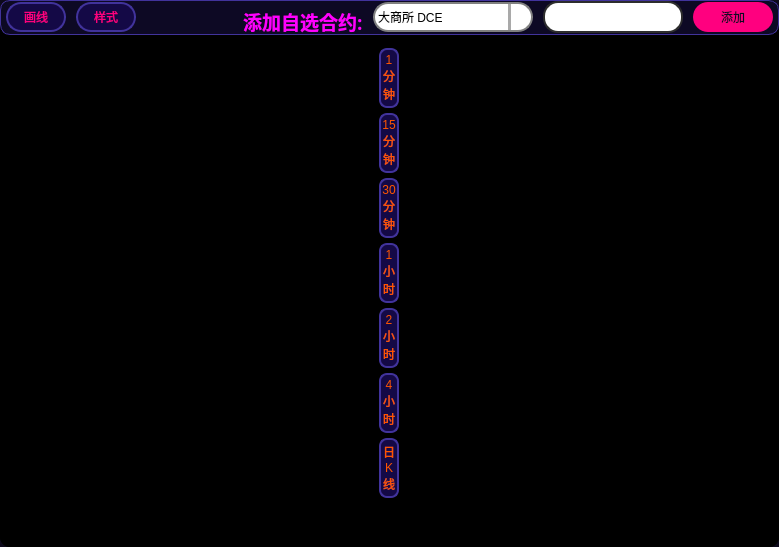
                        <widget class="QFrame" name="frame_24">
                         <property name="styleSheet">
                          <string notr="true">	background-color: rgb(13, 9, 27);
	border-radius: none;
	border: none;
</string>
                         </property>
                         <property name="frameShape">
                          <enum>QFrame::StyledPanel</enum>
                         </property>
                         <property name="frameShadow">
                          <enum>QFrame::Raised</enum>
                         </property>
                         <layout class="QVBoxLayout" name="verticalLayout_20">
                          <property name="spacing">
                           <number>0</number>
                          </property>
                          <property name="leftMargin">
                           <number>0</number>
                          </property>
                          <property name="topMargin">
                           <number>0</number>
                          </property>
                          <property name="rightMargin">
                           <number>0</number>
                          </property>
                          <property name="bottomMargin">
                           <number>0</number>
                          </property>
                          <item>
                           <widget class="QFrame" name="frame_36">
                            <property name="styleSheet">
                             <string notr="true">QFrame {		
	background-color: rgb(0, 0, 0);
	border-radius: 10px;
	border: none;
}

</string>
                            </property>
                            <property name="frameShape">
                             <enum>QFrame::StyledPanel</enum>
                            </property>
                            <property name="frameShadow">
                             <enum>QFrame::Raised</enum>
                            </property>
                            <layout class="QVBoxLayout" name="verticalLayout_32">
                             <property name="spacing">
                              <number>3</number>
                             </property>
                             <property name="leftMargin">
                              <number>0</number>
                             </property>
                             <property name="topMargin">
                              <number>0</number>
                             </property>
                             <property name="rightMargin">
                              <number>0</number>
                             </property>
                             <property name="bottomMargin">
                              <number>0</number>
                             </property>
                             <item>
                              <widget class="QFrame" name="frame_39">
                               <property name="minimumSize">
                                <size>
                                 <width>0</width>
                                 <height>30</height>
                                </size>
                               </property>
                               <property name="maximumSize">
                                <size>
                                 <width>16777215</width>
                                 <height>35</height>
                                </size>
                               </property>
                               <property name="styleSheet">
                                <string notr="true">QFrame {	
	background-color: rgb(13, 9, 36);
	border-radius: 10px;
	border: 1px solid rgb(65, 51, 156);
}

</string>
                               </property>
                               <property name="frameShape">
                                <enum>QFrame::StyledPanel</enum>
                               </property>
                               <property name="frameShadow">
                                <enum>QFrame::Raised</enum>
                               </property>
                               <layout class="QHBoxLayout" name="horizontalLayout_20">
                                <property name="spacing">
                                 <number>10</number>
                                </property>
                                <property name="leftMargin">
                                 <number>5</number>
                                </property>
                                <property name="topMargin">
                                 <number>0</number>
                                </property>
                                <property name="rightMargin">
                                 <number>5</number>
                                </property>
                                <property name="bottomMargin">
                                 <number>0</number>
                                </property>
                                <item alignment="Qt::AlignVCenter">
                                 <widget class="QPushButton" name="Btn_draw_line_order">
                                  <property name="minimumSize">
                                   <size>
                                    <width>60</width>
                                    <height>30</height>
                                   </size>
                                  </property>
                                  <property name="maximumSize">
                                   <size>
                                    <width>100</width>
                                    <height>40</height>
                                   </size>
                                  </property>
                                  <property name="styleSheet">
                                   <string notr="true">QPushButton {
	color: rgb(255, 0, 127);	
	font: 700 16pt &quot;等线&quot;;
	border: 2px solid rgb(65, 51, 156);
	border-radius: 15px;
	background-color: rgb(20, 9, 70);
	text-align: center;
}

QPushButton:hover {
	border: 2px solid rgb(255, 85, 0);
}

QPushButton:pressed {
	
	color: rgb(255, 0, 0);
}</string>
                                  </property>
                                  <property name="text">
                                   <string>画线</string>
                                  </property>
                                 </widget>
                                </item>
                                <item>
                                 <widget class="QPushButton" name="Btn_draw_line_style">
                                  <property name="minimumSize">
                                   <size>
                                    <width>60</width>
                                    <height>30</height>
                                   </size>
                                  </property>
                                  <property name="maximumSize">
                                   <size>
                                    <width>60</width>
                                    <height>30</height>
                                   </size>
                                  </property>
                                  <property name="styleSheet">
                                   <string notr="true">QPushButton {
	color: rgb(255, 0, 127);	
	font: 700 16pt &quot;等线&quot;;
	border: 2px solid rgb(65, 51, 156);
	border-radius: 15px;
	background-color: rgb(20, 9, 70);
	text-align: center;
}

QPushButton:hover {
	border: 2px solid rgb(255, 85, 0);
}

QPushButton:pressed {
	
	color: rgb(255, 0, 0);
}</string>
                                  </property>
                                  <property name="text">
                                   <string>样式</string>
                                  </property>
                                 </widget>
                                </item>
                                <item>
                                 <spacer name="horizontalSpacer_7">
                                  <property name="orientation">
                                   <enum>Qt::Horizontal</enum>
                                  </property>
                                  <property name="sizeHint" stdset="0">
                                   <size>
                                    <width>40</width>
                                    <height>20</height>
                                   </size>
                                  </property>
                                 </spacer>
                                </item>
                                <item>
                                 <widget class="QLabel" name="label_kline_info">
                                  <property name="styleSheet">
                                   <string notr="true">QFrame {
	background-color: rgba(30, 30, 40, 0);
	border: none;
	border-radius: 15px;
	color: rgb(0, 255, 0);
	font: 700 14pt &quot;等线&quot;;
}
</string>
                                  </property>
                                  <property name="text">
                                   <string/>
                                  </property>
                                 </widget>
                                </item>
                                <item>
                                 <spacer name="horizontalSpacer_8">
                                  <property name="orientation">
                                   <enum>Qt::Horizontal</enum>
                                  </property>
                                  <property name="sizeHint" stdset="0">
                                   <size>
                                    <width>40</width>
                                    <height>20</height>
                                   </size>
                                  </property>
                                 </spacer>
                                </item>
                                <item>
                                 <widget class="QLabel" name="label_28">
                                  <property name="minimumSize">
                                   <size>
                                    <width>0</width>
                                    <height>40</height>
                                   </size>
                                  </property>
                                  <property name="maximumSize">
                                   <size>
                                    <width>150</width>
                                    <height>16777215</height>
                                   </size>
                                  </property>
                                  <property name="font">
                                   <font>
                                    <family>等线</family>
                                    <pointsize>14</pointsize>
                                    <italic>false</italic>
                                    <bold>true</bold>
                                   </font>
                                  </property>
                                  <property name="styleSheet">
                                   <string notr="true">QFrame {
	background-color: rgba(30, 30, 40, 0);
	border: none;
	border-radius: 15px;
	color: rgb(255, 0, 255);
	font: 700 14pt &quot;等线&quot;;
}
</string>
                                  </property>
                                  <property name="text">
                                   <string>添加自选合约:</string>
                                  </property>
                                  <property name="alignment">
                                   <set>Qt::AlignLeading|Qt::AlignLeft|Qt::AlignVCenter</set>
                                  </property>
                                 </widget>
                                </item>
                                <item alignment="Qt::AlignVCenter">
                                 <widget class="QComboBox" name="comboBox_add_quote_exchange">
                                  <property name="minimumSize">
                                   <size>
                                    <width>160</width>
                                    <height>30</height>
                                   </size>
                                  </property>
                                  <property name="maximumSize">
                                   <size>
                                    <width>160</width>
                                    <height>30</height>
                                   </size>
                                  </property>
                                  <property name="styleSheet">
                                   <string notr="true">/* 未下拉时，QComboBox的样式 */
QComboBox {
    border: 2px solid gray;   /* 边框 */
    border-radius: 15px;   /* 圆角 */
    padding: 1px 18px 1px 3px;   /* 字体填衬 */
    color: rgb(0, 0, 0);    
	font: 700 12pt &quot;等线&quot;;    
	background-color: rgb(255, 255, 255);
}

/* 下拉后，整个下拉窗体样式 */
QComboBox QAbstractItemView {
    
    border: 1px solid yellow;   /* 整个下拉窗体的边框 */
    color: black;
	border-radius: 3px;
    background-color: rgb(225, 225, 225);   /* 整个下拉窗体的背景色 */
    selection-background-color: lightgreen;   /* 整个下拉窗体被选中项的背景色 */
}
/* 下拉箭头样式 */
 QComboBox::down-arrow {
	image: url(:/图标/icons/双下拉箭头.svg);
	width: 10px; /* 下拉箭头的宽度（建议与下拉框drop-down的宽度一致） */ 
	background: rgb(255, 255, 255); /* 下拉箭头的的背景色 */ 
	padding: 0px 0px 0px 0px; /* 上内边距、右内边距、下内边距、左内边距 */
 } 

/* 下拉框样式 */
QComboBox::drop-down {
   /* subcontrol-origin: padding;   /* 子控件在父元素中的原点矩形。如果未指定此属性，则默认为padding。 */
   /* subcontrol-position: top right;   /* 下拉框的位置（右上） */
    width: 20px;   /* 下拉框的宽度 */

    border-left-width: 3px;   /* 下拉框的左边界线宽度 */
    border-left-color: darkgray;   /* 下拉框的左边界线颜色 */
    border-left-style: solid;   /* 下拉框的左边界线为实线 */
    border-top-right-radius: 10px;   /* 下拉框的右上边界线的圆角半径（应和整个QComboBox右上边界线的圆角半径一致） */
    border-bottom-right-radius: 10px;   /* 同上 */
}
QComboBox:hover {
	border: 3px solid rgb(255, 85, 0);
}
QComboBox:disabled{
	color: rgb(0, 0, 0);
	border-color: rgb(166, 166, 166);
    background-color: rgb(186, 186, 186);
}</string>
                                  </property>
                                  <property name="frame">
                                   <bool>true</bool>
                                  </property>
                                  <property name="modelColumn">
                                   <number>0</number>
                                  </property>
                                  <item>
                                   <property name="text">
                                    <string>大商所 DCE</string>
                                   </property>
                                  </item>
                                  <item>
                                   <property name="text">
                                    <string>上期所 SHFE</string>
                                   </property>
                                  </item>
                                  <item>
                                   <property name="text">
                                    <string>郑商所 CZCE</string>
                                   </property>
                                  </item>
                                  <item>
                                   <property name="text">
                                    <string>能源交易所 INE</string>
                                   </property>
                                  </item>
                                  <item>
                                   <property name="text">
                                    <string>中金所 CFFEX</string>
                                   </property>
                                  </item>
                                 </widget>
                                </item>
                                <item alignment="Qt::AlignVCenter">
                                 <widget class="QLineEdit" name="add_quote_symbol">
                                  <property name="minimumSize">
                                   <size>
                                    <width>140</width>
                                    <height>32</height>
                                   </size>
                                  </property>
                                  <property name="maximumSize">
                                   <size>
                                    <width>140</width>
                                    <height>32</height>
                                   </size>
                                  </property>
                                  <property name="styleSheet">
                                   <string notr="true">QLineEdit {
	border: 2px solid rgb(45, 45, 45);
	border-radius: 15px;
	padding: 5px;
	background-color: rgb(255, 255, 255);	
	color: rgb(0, 0, 0);
	font: 700 14pt &quot;等线&quot;;
}
QLineEdit:hover {
	border: 3px solid rgb(255, 85, 0);
}
QLineEdit:focus {
	border: 3px solid rgb(255, 85, 0);
	color: rgb(255, 0, 0);
}
QLineEdit:disabled{
	color: rgb(0, 0, 0);
	border-color: rgb(166, 166, 166);
    background-color: rgb(186, 186, 186);
}</string>
                                  </property>
                                 </widget>
                                </item>
                                <item alignment="Qt::AlignVCenter">
                                 <widget class="QPushButton" name="Btn_add_optional_contracts">
                                  <property name="minimumSize">
                                   <size>
                                    <width>80</width>
                                    <height>30</height>
                                   </size>
                                  </property>
                                  <property name="maximumSize">
                                   <size>
                                    <width>80</width>
                                    <height>30</height>
                                   </size>
                                  </property>
                                  <property name="styleSheet">
                                   <string notr="true">QPushButton{
	color: rgb(13, 9, 36);
	background-color:rgb(255, 0, 127);
	font: 700 16pt &quot;等线&quot;;
	border-radius: 15px;
}
QPushButton:hover{
	border: 2px solid rgb(255, 85, 0); 
}
QPushButton:pressed{
	color: green;
	border-color: rgb(255, 0, 0);
    background-color: rgb(255, 255, 0);
}
</string>
                                  </property>
                                  <property name="text">
                                   <string>添加</string>
                                  </property>
                                 </widget>
                                </item>
                               </layout>
                              </widget>
                             </item>
                             <item>
                              <widget class="QFrame" name="frame_40">
                               <property name="styleSheet">
                                <string notr="true">QFrame {		
	background-color: rgb(0, 0, 0);
	border-radius: 10px;
	border: none;
}

</string>
                               </property>
                               <property name="frameShape">
                                <enum>QFrame::StyledPanel</enum>
                               </property>
                               <property name="frameShadow">
                                <enum>QFrame::Raised</enum>
                               </property>
                               <layout class="QHBoxLayout" name="horizontalLayout_21">
                                <property name="spacing">
                                 <number>2</number>
                                </property>
                                <property name="leftMargin">
                                 <number>0</number>
                                </property>
                                <property name="topMargin">
                                 <number>0</number>
                                </property>
                                <property name="rightMargin">
                                 <number>0</number>
                                </property>
                                <property name="bottomMargin">
                                 <number>0</number>
                                </property>
                                <item>
                                 <layout class="QVBoxLayout" name="verticalLayout_klines">
                                  <property name="spacing">
                                   <number>0</number>
                                  </property>
                                 </layout>
                                </item>
                                <item>
                                 <widget class="QFrame" name="frame_45">
                                  <property name="minimumSize">
                                   <size>
                                    <width>20</width>
                                    <height>0</height>
                                   </size>
                                  </property>
                                  <property name="maximumSize">
                                   <size>
                                    <width>20</width>
                                    <height>16777215</height>
                                   </size>
                                  </property>
                                  <property name="styleSheet">
                                   <string notr="true">QFrame {		
	background-color: rgb(0, 0, 0);
	border-radius: 10px;
	border: none;
}

</string>
                                  </property>
                                  <property name="frameShape">
                                   <enum>QFrame::StyledPanel</enum>
                                  </property>
                                  <property name="frameShadow">
                                   <enum>QFrame::Raised</enum>
                                  </property>
                                  <layout class="QVBoxLayout" name="verticalLayout_33">
                                   <property name="spacing">
                                    <number>5</number>
                                   </property>
                                   <property name="leftMargin">
                                    <number>0</number>
                                   </property>
                                   <property name="topMargin">
                                    <number>10</number>
                                   </property>
                                   <property name="rightMargin">
                                    <number>0</number>
                                   </property>
                                   <item>
                                    <widget class="QPushButton" name="Btn_klines_1min">
                                     <property name="minimumSize">
                                      <size>
                                       <width>20</width>
                                       <height>60</height>
                                      </size>
                                     </property>
                                     <property name="maximumSize">
                                      <size>
                                       <width>20</width>
                                       <height>60</height>
                                      </size>
                                     </property>
                                     <property name="styleSheet">
                                      <string notr="true">QPushButton {
	color: rgb(255, 85, 0);	
	font: 700 9pt &quot;等线&quot;;
	border: 2px solid rgb(65, 51, 156);
	border-radius: 8px;
	background-color: rgb(20, 9, 70);
	text-align: center;
}

QPushButton:hover {
	border: 2px solid rgb(255, 85, 0);
}

QPushButton:pressed {
	
	color: rgb(255, 0, 0);
}</string>
                                     </property>
                                     <property name="text">
                                      <string>1
分
钟</string>
                                     </property>
                                    </widget>
                                   </item>
                                   <item>
                                    <widget class="QPushButton" name="Btn_klines_15min">
                                     <property name="minimumSize">
                                      <size>
                                       <width>20</width>
                                       <height>60</height>
                                      </size>
                                     </property>
                                     <property name="maximumSize">
                                      <size>
                                       <width>20</width>
                                       <height>60</height>
                                      </size>
                                     </property>
                                     <property name="styleSheet">
                                      <string notr="true">QPushButton {
	color: rgb(255, 85, 0);	
	font: 700 9pt &quot;等线&quot;;
	border: 2px solid rgb(65, 51, 156);
	border-radius: 8px;
	background-color: rgb(20, 9, 70);
	text-align: center;
}

QPushButton:hover {
	border: 2px solid rgb(255, 85, 0);
}

QPushButton:pressed {
	
	color: rgb(255, 0, 0);
}</string>
                                     </property>
                                     <property name="text">
                                      <string>15
分
钟</string>
                                     </property>
                                    </widget>
                                   </item>
                                   <item>
                                    <widget class="QPushButton" name="Btn_klines_30min">
                                     <property name="minimumSize">
                                      <size>
                                       <width>20</width>
                                       <height>60</height>
                                      </size>
                                     </property>
                                     <property name="maximumSize">
                                      <size>
                                       <width>20</width>
                                       <height>60</height>
                                      </size>
                                     </property>
                                     <property name="styleSheet">
                                      <string notr="true">QPushButton {
	color: rgb(255, 85, 0);	
	font: 700 9pt &quot;等线&quot;;
	border: 2px solid rgb(65, 51, 156);
	border-radius: 8px;
	background-color: rgb(20, 9, 70);
	text-align: center;
}

QPushButton:hover {
	border: 2px solid rgb(255, 85, 0);
}

QPushButton:pressed {
	
	color: rgb(255, 0, 0);
}</string>
                                     </property>
                                     <property name="text">
                                      <string>30
分
钟</string>
                                     </property>
                                    </widget>
                                   </item>
                                   <item>
                                    <widget class="QPushButton" name="Btn_klines_1hour">
                                     <property name="minimumSize">
                                      <size>
                                       <width>20</width>
                                       <height>60</height>
                                      </size>
                                     </property>
                                     <property name="maximumSize">
                                      <size>
                                       <width>20</width>
                                       <height>60</height>
                                      </size>
                                     </property>
                                     <property name="styleSheet">
                                      <string notr="true">QPushButton {
	color: rgb(255, 85, 0);	
	font: 700 9pt &quot;等线&quot;;
	border: 2px solid rgb(65, 51, 156);
	border-radius: 8px;
	background-color: rgb(20, 9, 70);
	text-align: center;
}

QPushButton:hover {
	border: 2px solid rgb(255, 85, 0);
}

QPushButton:pressed {
	
	color: rgb(255, 0, 0);
}</string>
                                     </property>
                                     <property name="text">
                                      <string>1
小
时</string>
                                     </property>
                                    </widget>
                                   </item>
                                   <item>
                                    <widget class="QPushButton" name="Btn_klines_2hour">
                                     <property name="minimumSize">
                                      <size>
                                       <width>20</width>
                                       <height>60</height>
                                      </size>
                                     </property>
                                     <property name="maximumSize">
                                      <size>
                                       <width>20</width>
                                       <height>60</height>
                                      </size>
                                     </property>
                                     <property name="styleSheet">
                                      <string notr="true">QPushButton {
	color: rgb(255, 85, 0);	
	font: 700 9pt &quot;等线&quot;;
	border: 2px solid rgb(65, 51, 156);
	border-radius: 8px;
	background-color: rgb(20, 9, 70);
	text-align: center;
}

QPushButton:hover {
	border: 2px solid rgb(255, 85, 0);
}

QPushButton:pressed {
	
	color: rgb(255, 0, 0);
}</string>
                                     </property>
                                     <property name="text">
                                      <string>2
小
时</string>
                                     </property>
                                    </widget>
                                   </item>
                                   <item>
                                    <widget class="QPushButton" name="Btn_klines_4hour">
                                     <property name="minimumSize">
                                      <size>
                                       <width>20</width>
                                       <height>60</height>
                                      </size>
                                     </property>
                                     <property name="maximumSize">
                                      <size>
                                       <width>20</width>
                                       <height>60</height>
                                      </size>
                                     </property>
                                     <property name="styleSheet">
                                      <string notr="true">QPushButton {
	color: rgb(255, 85, 0);	
	font: 700 9pt &quot;等线&quot;;
	border: 2px solid rgb(65, 51, 156);
	border-radius: 8px;
	background-color: rgb(20, 9, 70);
	text-align: center;
}

QPushButton:hover {
	border: 2px solid rgb(255, 85, 0);
}

QPushButton:pressed {
	
	color: rgb(255, 0, 0);
}</string>
                                     </property>
                                     <property name="text">
                                      <string>4
小
时</string>
                                     </property>
                                    </widget>
                                   </item>
                                   <item>
                                    <widget class="QPushButton" name="Btn_klines_daily">
                                     <property name="minimumSize">
                                      <size>
                                       <width>20</width>
                                       <height>60</height>
                                      </size>
                                     </property>
                                     <property name="maximumSize">
                                      <size>
                                       <width>20</width>
                                       <height>60</height>
                                      </size>
                                     </property>
                                     <property name="styleSheet">
                                      <string notr="true">QPushButton {
	color: rgb(255, 85, 0);	
	font: 700 9pt &quot;等线&quot;;
	border: 2px solid rgb(65, 51, 156);
	border-radius: 8px;
	background-color: rgb(20, 9, 70);
	text-align: center;
}

QPushButton:hover {
	border: 2px solid rgb(255, 85, 0);
}

QPushButton:pressed {
	
	color: rgb(255, 0, 0);
}</string>
                                     </property>
                                     <property name="text">
                                      <string>日
K
线</string>
                                     </property>
                                    </widget>
                                   </item>
                                   <item>
                                    <spacer name="verticalSpacer_6">
                                     <property name="orientation">
                                      <enum>Qt::Vertical</enum>
                                     </property>
                                     <property name="sizeHint" stdset="0">
                                      <size>
                                       <width>20</width>
                                       <height>40</height>
                                      </size>
                                     </property>
                                    </spacer>
                                   </item>
                                  </layout>
                                 </widget>
                                </item>
                               </layout>
                              </widget>
                             </item>
                            </layout>
                           </widget>
                          </item>
                         </layout>
                        </widget>
